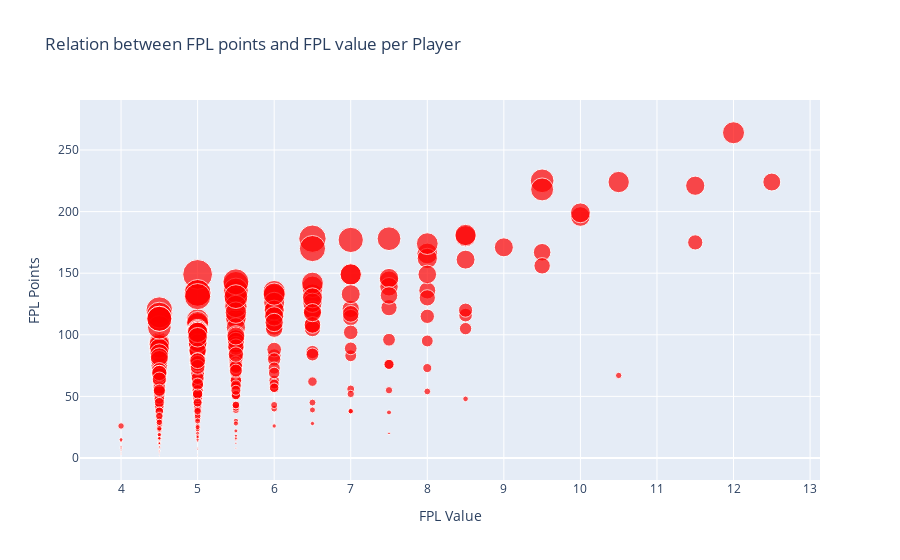

The notebook cell this image was saved under:
### Code cell
fig = go.Figure(data=data, layout=layout)
py.iplot(fig, filename='basic-scatter')

### Figure 1 — Plotly figure (JSON) as saved in the notebook; plotly's stock layout.template omitted (floating-point values rounded to 4 significant figures; data arrays with more than 128 entries replaced by an {"elided": "..."} marker saying what was removed)
{"data": [{"marker": {"color": "red", "size": {"elided": "461 float values"}}, "mode": "markers", "name": "fpl_points", "text": {"elided": "461 str values"}, "type": "scatter", "x": {"elided": "461 float values"}, "y": {"elided": "461 int values"}}], "layout": {"autosize": true, "title": {"text": "Relation between FPL points and FPL value per Player"}, "xaxis": {"autorange": true, "range": [3.485, 13.01], "title": {"text": "FPL Value"}, "type": "linear"}, "yaxis": {"autorange": true, "range": [-17.52, 281.5], "title": {"text": "FPL Points"}, "type": "linear"}}}
